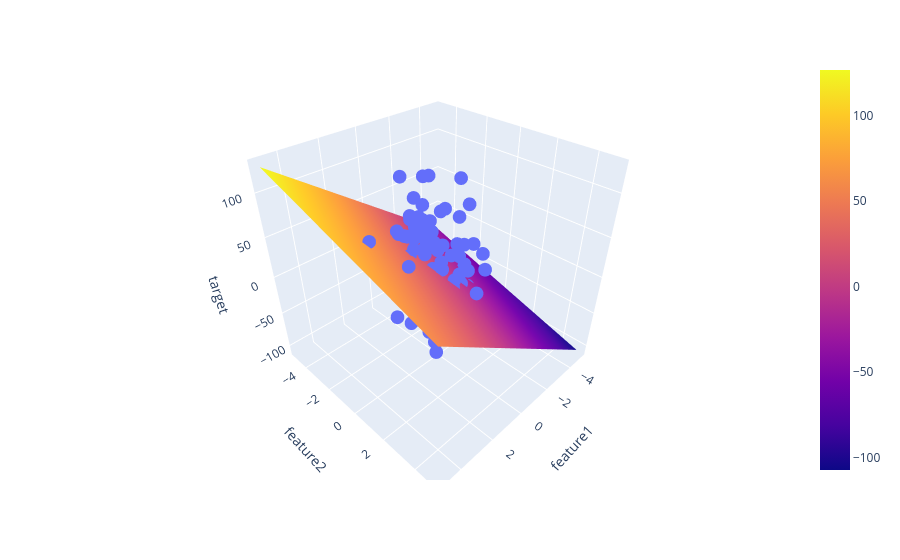

Notebook source saved alongside this figure:
### Code cell
# Import necessary libraries (assuming they're needed)
import numpy as np
import plotly.express as px
import plotly.graph_objects as go
# Assuming lr (linear regression model) is already defined
# Assuming df is already defined

# Create the grid
x = np.linspace(-5, 5, 10)
y = np.linspace(-5, 5, 10)
xGrid, yGrid = np.meshgrid(y, x)

# Define final BEFORE using it
final = np.vstack((xGrid.ravel().reshape(1,100), yGrid.ravel().reshape(1,100))).T

# Now use final to make predictions
z_final = lr.predict(final).reshape(10,10)
z = z_final

# Create the 3D plot
fig = px.scatter_3d(df, x='feature1', y='feature2', z='target')
fig.add_trace(go.Surface(x=x, y=y, z=z))
fig.show()
